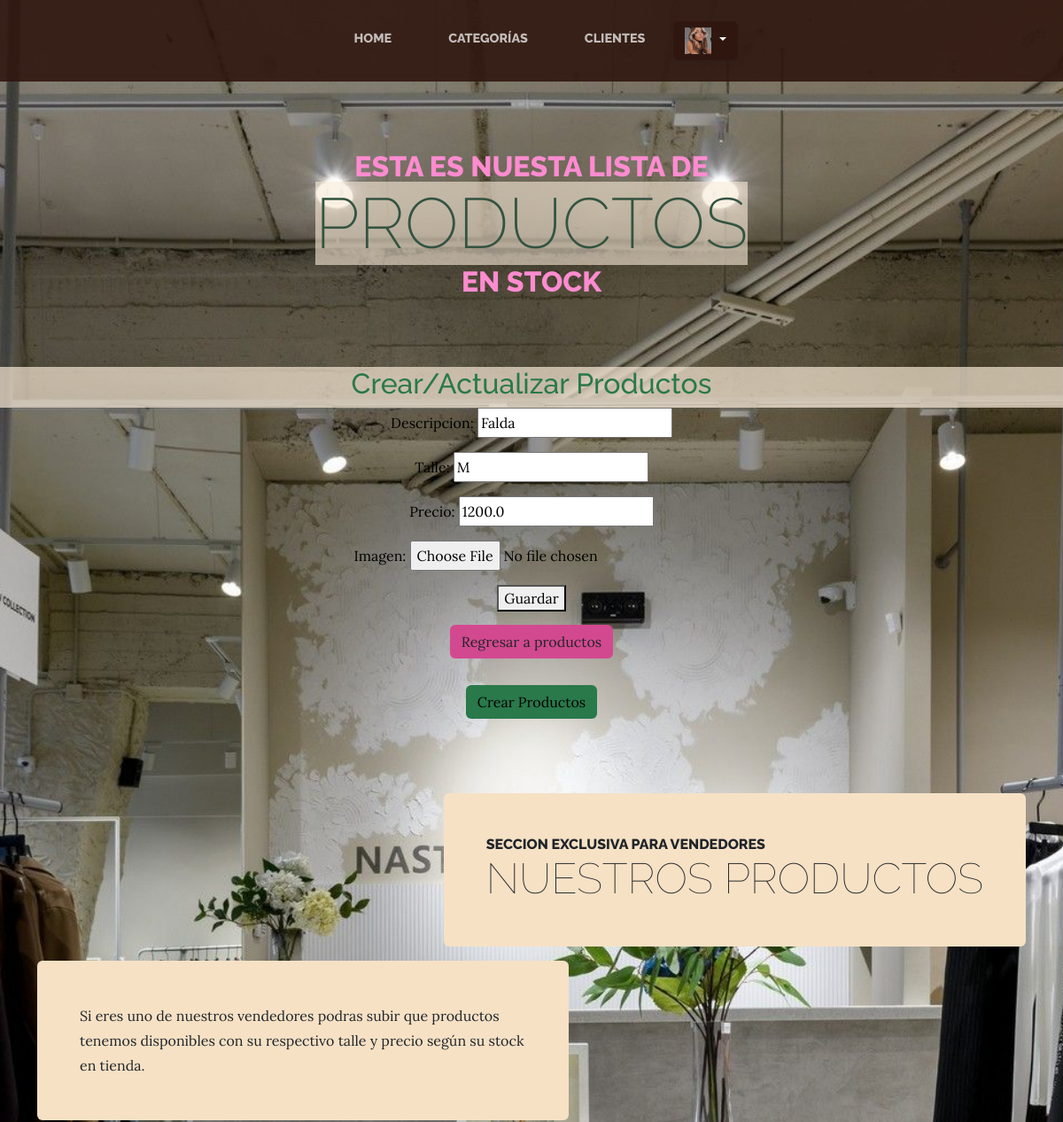
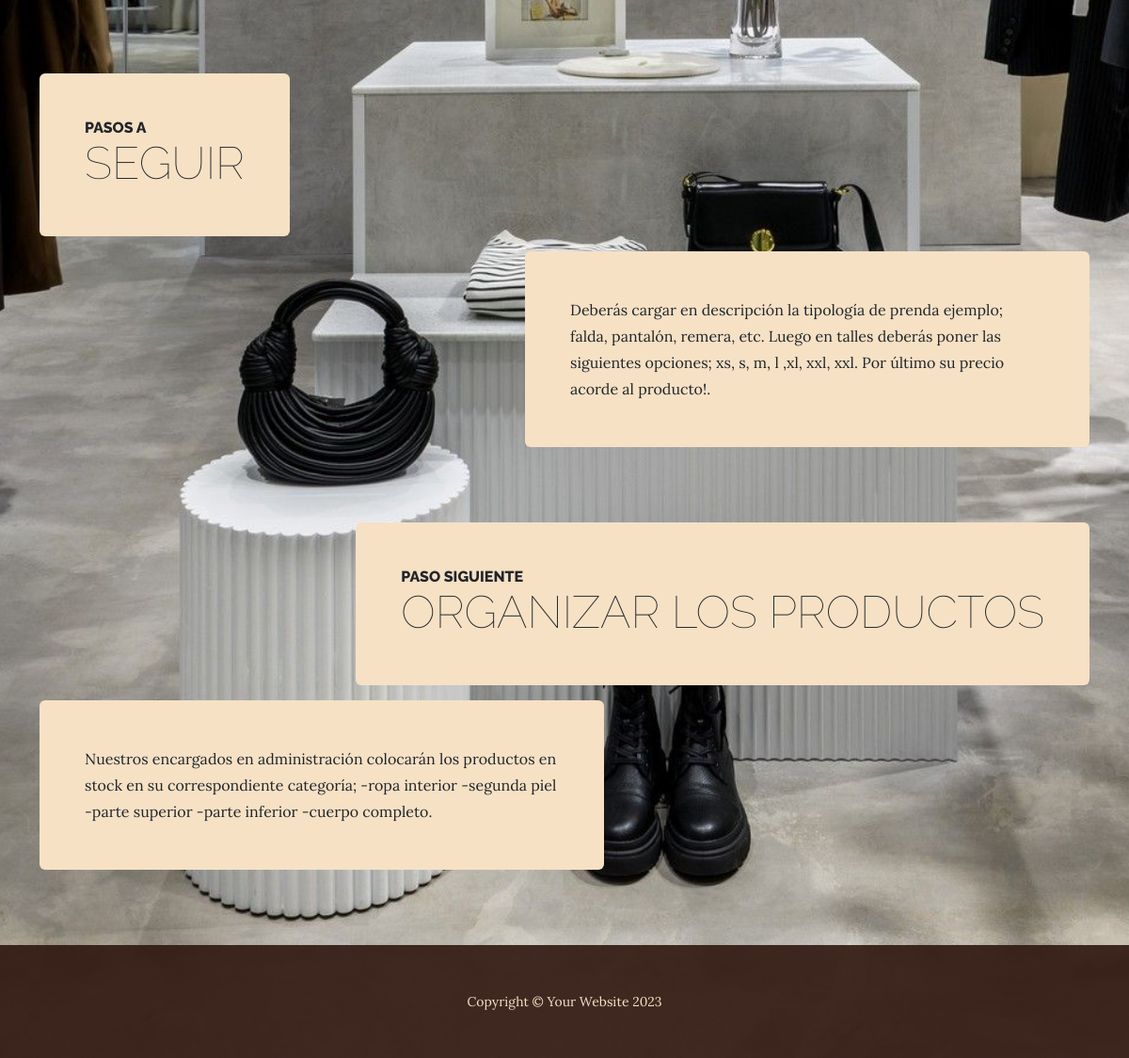
Page /editarproducto/1 (signed in) on the committed database (2 pictures, top to bottom).
### apps/clientes/models.py (models this page shows, shortened)
class CustomUser(AbstractUser):
    first_name = models.CharField(max_length=30, verbose_name=_('First name'))
    last_name = models.CharField(max_length=30, verbose_name=_('Last name'))
    email = models.EmailField(unique=True, verbose_name=_('Email'))
    is_active = models.BooleanField(default=True, verbose_name=_('Active'))
    date_joined = models.DateTimeField(auto_now_add=True, verbose_name=_('Date joined'))
    custom_groups = models.ManyToManyField(Group, related_name='custom_users', blank=True, verbose_name=_('groups'))
    custom_user_permissions = models.ManyToManyField(Permission, related_name='custom_users', blank=True, verbose_name=_('user permissions'))

class Avatar(models.Model):
    user = models.OneToOneField(get_user_model(), on_delete=models.CASCADE)
    imagen = models.ImageField(
    upload_to='avatares', null=True, blank=True, default="/default.jpeg")

### apps/productos/models.py (models this page shows, shortened)
class Producto(models.Model):
    descripcion = models.CharField(max_length=50)
    talle = models.CharField(max_length=50, default="")
    precio = models.FloatField()
    imagen = models.ImageField(upload_to='productos/', blank=True, null=True)  # Agrega este campo

### apps/productos/views.py (the view)
# urls.py: path('editarproducto/<int:pk>', ProductoUpdate.as_view(),
@method_decorator(login_required(login_url=reverse_lazy('clientes:usuarios-login')), name='dispatch')
class ProductoUpdate(UpdateView):
    model = Producto
    form_class = ProductoForm
    template_name = "productos/crearproducto.html"
    success_url = reverse_lazy("productos:lista_productos")

### apps/productos/forms.py
class ProductoForm(forms.ModelForm):
    class Meta:
        model = Producto
        fields = '__all__'

### apps/productos/templates/productos/crearproducto.html (shortened to what this page needs)
{% extends 'productos/products.html' %}
    {% block INDEX_TITULO %}
    <section class="section__crear__product">
        <h2>Crear/Actualizar Productos</h2>
    </section>
    {% endblock INDEX_TITULO %}
{% block INDEX_CONTENIDO %}
    <form class="form__crear__product" method="post" enctype="multipart/form-data">
        {{ form.as_p}}
        <button type="submit">Guardar</button>
    </form>
    <section class="regresar__section__product">
        <a href="{% url 'productos' %}" class="button__product">
            Regresar a productos
        </a>
    </section>
{% endblock INDEX_CONTENIDO %}

### apps/TIENDA/templates/TIENDA/navegacion.html (shortened to what this page needs)
<nav class="navbar navbar-expand-lg navbar-dark py-lg-4" id="mainNav">
    <div class="container">
        <div class="collapse navbar-collapse" id="navbarSupportedContent">
            <ul class="navbar-nav mx-auto">
                <li class="nav-item px-lg-4"><a class="nav-link text-uppercase" href="{% url 'inicioTienda' %}">Home</a></li>
                <li class="nav-item px-lg-4"><a class="nav-link text-uppercase" href="{% url 'categorias' %}">Categorías</a></li>
                <li class="nav-item px-lg-4"><a class="nav-link text-uppercase" href="{% url 'clientes' %}">Clientes</a></li>
                {% if request.user.is_authenticated %}
                <div class="dropdown">
                    <a class="btn btn-secondary dropdown-toggle" href="{% url 'clientes' %}" role="button" id="dropdownMenuLink" data-bs-toggle="dropdown" aria-expanded="false">
                        {%if request.user.avatar %}
                            <img style="width: 30px; height: 30px;" src="{{ request.user.avatar.imagen.url }}" alt="Avatar del usuario" class="user-avatar">
                        {% endif %}
                    </a>
                </div>
                {% endif %}
            </ul>
        </div>
    </div>
</nav>

### apps/TIENDA/static/TIENDA/css/stylesPropios.css (style rules this page uses)
body { background-image: url("../assets/img/fondo2.jpeg"); }
.section__crear__product { display: flex; justify-content: center; background-color: rgba(250, 235, 215, 0.696); color: rgb(41, 121, 74); font-size: 5rem; font-weight: 200; line-height: 4rem; }
.form__crear__product { display: flex; flex-direction: column; align-items: center; justify-content: center; color: black; }
.regresar__section__product { display: flex; justify-content: center; padding-top: 15px; }
.button__product { --bs-btn-padding-x: 0.75rem; --bs-btn-padding-y: 0.375rem; --bs-btn-font-family: ; --bs-btn-font-size: 1rem; --bs-btn-font-weight: 400; --bs-btn-line-height: 1.5; --bs-btn-color: #212529; --bs-btn-bg: transparent; --bs-btn-border-width: 1px; --bs-btn-border-color: transparent; --bs-btn-border-radius: 0.375rem; --bs-btn-hover-border-color: transparent; --bs-btn-box-shadow: inset 0 1px 0 rgba(255, 255, 255, 0.15), 0 1px 1px rgba(0, 0, 0, 0.075); --bs-btn-disabled-opacity: 0.65; --bs-btn-focus-box-shadow: 0 0 0 0.25rem rgba(var(--bs-btn-focus-shadow-rgb), .5); display: inline-block; padding: var(--bs-btn-padding-y) var(--bs-btn-padding-x); font-family: var(--bs-btn-font-family); font-size: var(--bs-btn-font-size); font-weight: var(--bs-btn-font-weight); line-height: var(--bs-btn-line-height); color: var(--bs-btn-color); text-align: center; text-decoration: none; vertical-align: middle; cursor: pointer; -webkit-user-select: none; -moz-user-select: none; user-select: none; border: var(--bs-btn-border-width) solid var(--bs-btn-border-color); border-radius: var(--bs-btn-border-radius); background-color: rgb(211, 73, 144); transition: color 0.15s ease-in-out, background-color 0.15s ease-in-out, border-color 0.15s ease-in-out, box-shadow 0.15s ease-in-out; }

### rows in the picture
CustomUser: user.avatar.imagen (picture)
Producto: descripcion "Falda", talle "M", precio "1200.0"
